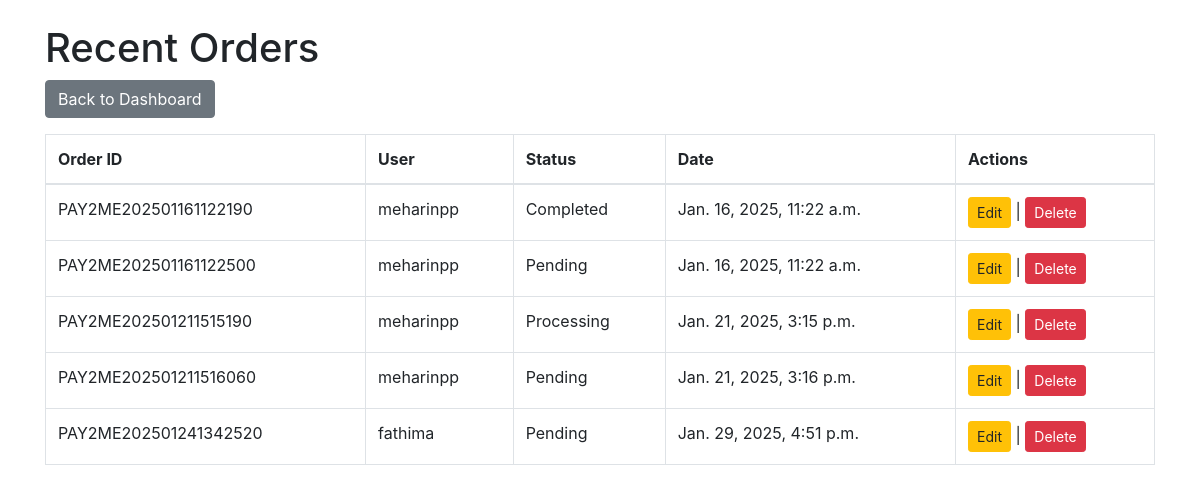
The page /recent-orders/ (signed in) on the database its author committed.
### core/models.py (models this page shows, shortened)
class Order(models.Model):
    PENDING = 'Pending'
    COMPLETED = 'Completed'
    PROCESSING = 'Processing'
    CANCELLED = 'Cancelled'
    ORDER_STATUS_CHOICES = [
        (PENDING, 'Pending'),
        (COMPLETED, 'Completed'),
        (PROCESSING, 'Processing'),
        (CANCELLED, 'Cancelled'),
    ]
    user = models.ForeignKey(User, on_delete=models.CASCADE)
    items = models.ManyToManyField('OrderItem')  # Assuming you have an OrderItem model
    start_date = models.DateTimeField(auto_now_add=True)
    ordered_date = models.DateTimeField(auto_now_add=True)
    ordered = models.BooleanField(default=False)
    checkout_address = models.ForeignKey('CheckoutAddress', on_delete=models.SET_NULL, null=True, blank=True)
    order_id = models.CharField(max_length=100, unique=True, blank=True, null=True)
    datetime_ofpayement = models.DateTimeField(auto_now_add=True, null=True, blank=True)
    order_delivered = models.BooleanField(default=False)
    order_received = models.BooleanField(default=False)
    order_status = models.CharField(
        max_length=20,
        choices=ORDER_STATUS_CHOICES,
        default=PENDING,  # Ensure the default status is 'Pending'
    )

### core/views.py (the view)
# urls.py: path('recent-orders/', views.recent_orders, name='recent_orders'),
@login_required
def recent_orders(request):
    if not request.user.is_superuser:
        return redirect('login')  # Redirect to login if the user is not a superuser
    orders = Order.objects.all()  # Fetch all orders or filter them as needed
    return render(request, 'core/recent_orders.html', {'orders': orders})

### templates/core/recent_orders.html (shortened to what this page needs)
<!DOCTYPE html>
<html lang="en">
<head>
    <link rel="stylesheet" href="https://stackpath.bootstrapcdn.com/bootstrap/4.4.1/css/bootstrap.min.css">
</head>
<body>
    <div class="container mt-4">
        <h1>Recent Orders</h1>
        <a href="{% url 'custom_admin_dashboard' %}" class="btn btn-secondary mb-3">Back to Dashboard</a>
        <table class="table table-bordered">
            <thead>
                <tr>
                    <th>Order ID</th>
                    <th>User</th>
                    <th>Status</th>
                    <th>Date</th>
                    <th>Actions</th>
                </tr>
            </thead>
            <tbody>
                {% for order in orders %}
                    <tr>
                        <td>{{ order.order_id }}</td>
                        <td>{{ order.user }}</td>
                        <td>{{ order.order_status }}</td>
                        <td>{{ order.ordered_date }}</td>
                        <td>
                            <a href="{% url 'edit_order' order.id %}" class="btn btn-warning btn-sm">Edit</a> |
                            <a href="{% url 'delete_order' order.id %}" onclick="return confirm('Are you sure you want to delete this order?');" class="btn btn-danger btn-sm">Delete</a>
                        </td>
                    </tr>
                {% endfor %}
            </tbody>
        </table>
    </div>
</body>
</html>

### rows shown on the page
Order: order_id "PAY2ME202501161122190", user "meharinpp", order_status "Completed", ordered_date "Jan. 16, 2025, 11:22 a.m."
Order: order_id "PAY2ME202501161122500", user "meharinpp", order_status "Pending", ordered_date "Jan. 16, 2025, 11:22 a.m."
Order: order_id "PAY2ME202501211515190", user "meharinpp", order_status "Processing", ordered_date "Jan. 21, 2025, 3:15 p.m."
Order: order_id "PAY2ME202501211516060", user "meharinpp", order_status "Pending", ordered_date "Jan. 21, 2025, 3:16 p.m."
Order: order_id "PAY2ME202501241342520", user "fathima", order_status "Pending", ordered_date "Jan. 29, 2025, 4:51 p.m."
